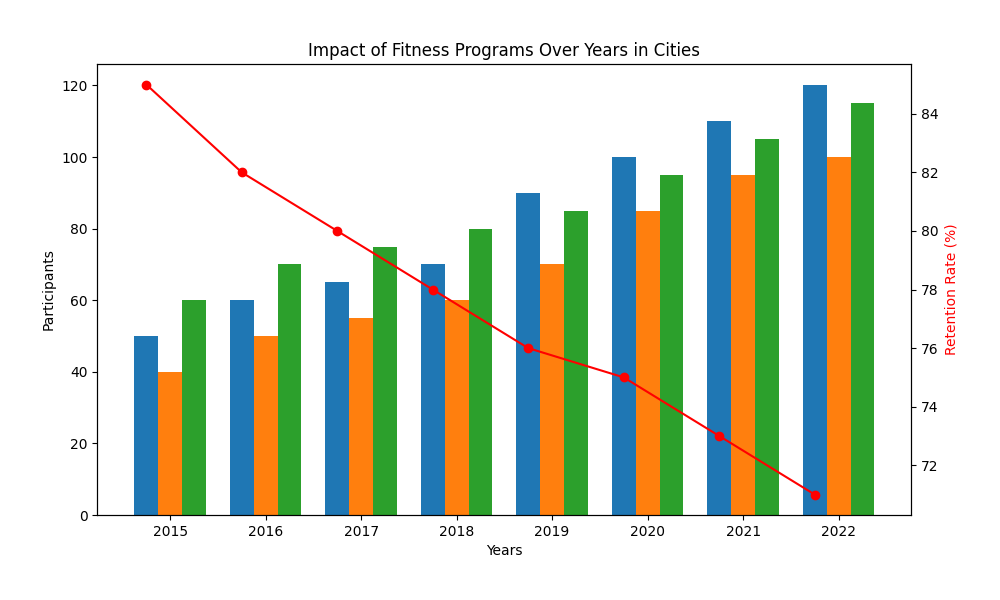

This chart was generated by the following Python code:
import numpy as np
import matplotlib.pyplot as plt

# Backstory: Imagine the research on "Impact of Fitness Programs Over Years" in three different cities (A, B, and C)
cities = ['City A', 'City B', 'City C']
years = ['2015', '2016', '2017', '2018', '2019', '2020', '2021', '2022']

# Artificial data on the number of participants in various fitness programs over the years
data = {
    'Aerobics': [50, 60, 65, 70, 90, 100, 110, 120],
    'Yoga': [40, 50, 55, 60, 70, 85, 95, 100],
    'Cardio': [60, 70, 75, 80, 85, 95, 105, 115]
}

# Create the figure and the bar chart
fig, ax = plt.subplots(figsize=(10, 6))

# Positions for bars
x = np.arange(len(years))
width = 0.25

# Bar plot for each fitness program
for i, (program, counts) in enumerate(data.items()):
    ax.bar(x + i * width, counts, width, label=program)

# Setting labels and title
ax.set_xlabel('Years')
ax.set_ylabel('Participants')
ax.set_title('Impact of Fitness Programs Over Years in Cities')
ax.set_xticks(x + width)
ax.set_xticklabels(years)

# Adding divergent information with additional subplot
ax2 = ax.twinx()

# Sample data on the retention rate (%) of each fitness program every year
retention_rate = [85, 82, 80, 78, 76, 75, 73, 71]
ax2.plot(years, retention_rate, color='red', marker='o', label='Retention Rate')
ax2.set_ylabel('Retention Rate (%)', color='red')

# Add legend and improve layout
fig.legend(loc='upper center', ncol=4, bbox_to_anchor=(0.5, 1.1))
fig.tight_layout(pad=3)

# Display the plot
plt.show()
